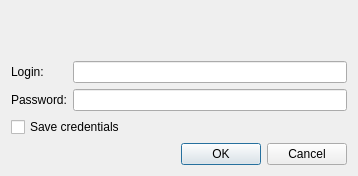
<ui version="4.0" >
 <class>AuthenticationDialog</class>
 <widget class="QDialog" name="AuthenticationDialog" >
  <property name="geometry" >
   <rect>
    <x>0</x>
    <y>0</y>
    <width>358</width>
    <height>176</height>
   </rect>
  </property>
  <property name="windowTitle" >
   <string>Authentication required</string>
  </property>
  <property name="windowIcon" >
   <iconset resource="resources.qrc" >
    <normaloff>:/resources/images/poshuku.png</normaloff>:/resources/images/poshuku.png</iconset>
  </property>
  <layout class="QVBoxLayout" name="verticalLayout" >
   <item>
    <widget class="QLabel" name="Message_" >
    </widget>
   </item>
   <item>
    <layout class="QFormLayout" name="formLayout" >
     <item row="0" column="0" >
      <widget class="QLabel" name="label_2" >
       <property name="text" >
        <string>Login:</string>
       </property>
      </widget>
     </item>
     <item row="0" column="1" >
      <widget class="QLineEdit" name="LoginEdit_" />
     </item>
     <item row="1" column="0" >
      <widget class="QLabel" name="label_3" >
       <property name="text" >
        <string>Password:</string>
       </property>
      </widget>
     </item>
     <item row="1" column="1" >
      <widget class="QLineEdit" name="PasswordEdit_" >
       <property name="echoMode" >
        <enum>QLineEdit::Password</enum>
       </property>
      </widget>
     </item>
    </layout>
   </item>
   <item>
    <widget class="QCheckBox" name="SaveCredentials_" >
     <property name="text" >
      <string>Save credentials</string>
     </property>
    </widget>
   </item>
   <item>
    <widget class="QDialogButtonBox" name="buttonBox" >
     <property name="orientation" >
      <enum>Qt::Horizontal</enum>
     </property>
     <property name="standardButtons" >
      <set>QDialogButtonBox::Cancel|QDialogButtonBox::Ok</set>
     </property>
    </widget>
   </item>
  </layout>
 </widget>
 <resources>
  <include location="resources.qrc" />
 </resources>
 <connections>
  <connection>
   <sender>buttonBox</sender>
   <signal>accepted()</signal>
   <receiver>AuthenticationDialog</receiver>
   <slot>accept()</slot>
   <hints>
    <hint type="sourcelabel" >
     <x>248</x>
     <y>254</y>
    </hint>
    <hint type="destinationlabel" >
     <x>157</x>
     <y>274</y>
    </hint>
   </hints>
  </connection>
  <connection>
   <sender>buttonBox</sender>
   <signal>rejected()</signal>
   <receiver>AuthenticationDialog</receiver>
   <slot>reject()</slot>
   <hints>
    <hint type="sourcelabel" >
     <x>316</x>
     <y>260</y>
    </hint>
    <hint type="destinationlabel" >
     <x>286</x>
     <y>274</y>
    </hint>
   </hints>
  </connection>
 </connections>
</ui>
